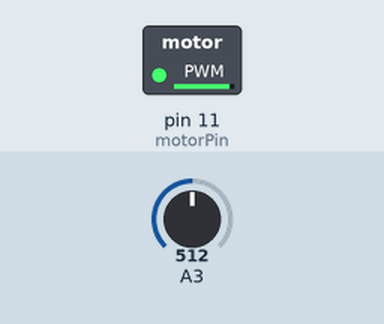
Recording of a sketch running on a simulated Arduino Uno, built with avr-gcc and run on an emulated ATmega328P. Parts: switched loads named in the sketch (green lamp = pin HIGH). The test bench sets the inputs (shaded band); at power-on: A3 = 512. What the sketch prints to the serial monitor is not drawn.

Above: at 0.1 s.
Timing chart, 0 to 1.6 s (numbered marks = the images above):
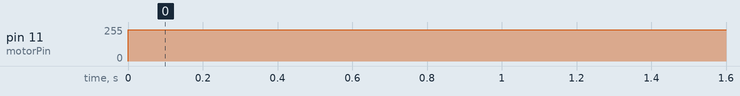

Measured:
- by itself, pin 11 (motorPin): 0/255 → 234/255 at 0.00 s

The sketch:

AnalogToControlVictors.ino
```cpp
#define motorPin 11
int speedMotor = HIGH;
void  setup()
{
  pinMode(motorPin, OUTPUT);
  Serial.begin(9600);
  Serial.write(250);
  while (! Serial);
  Serial.println("Speed 0 to 255");
}


void loop()
{
  Serial.println(Serial.available());
  Serial.println("Going forward");
  analogWrite(motorPin, 234);
  Serial.println(analogRead(motorPin));

   // analogWrite(VICTOR_1_PIN, 234);    //Motor fowards
   // analogWrite(VICTOR_2_PIN, 127);    //Motor not moving
   // analogWrite(VICTOR_3_PIN, 23);     //Motor Backwards
}
```
